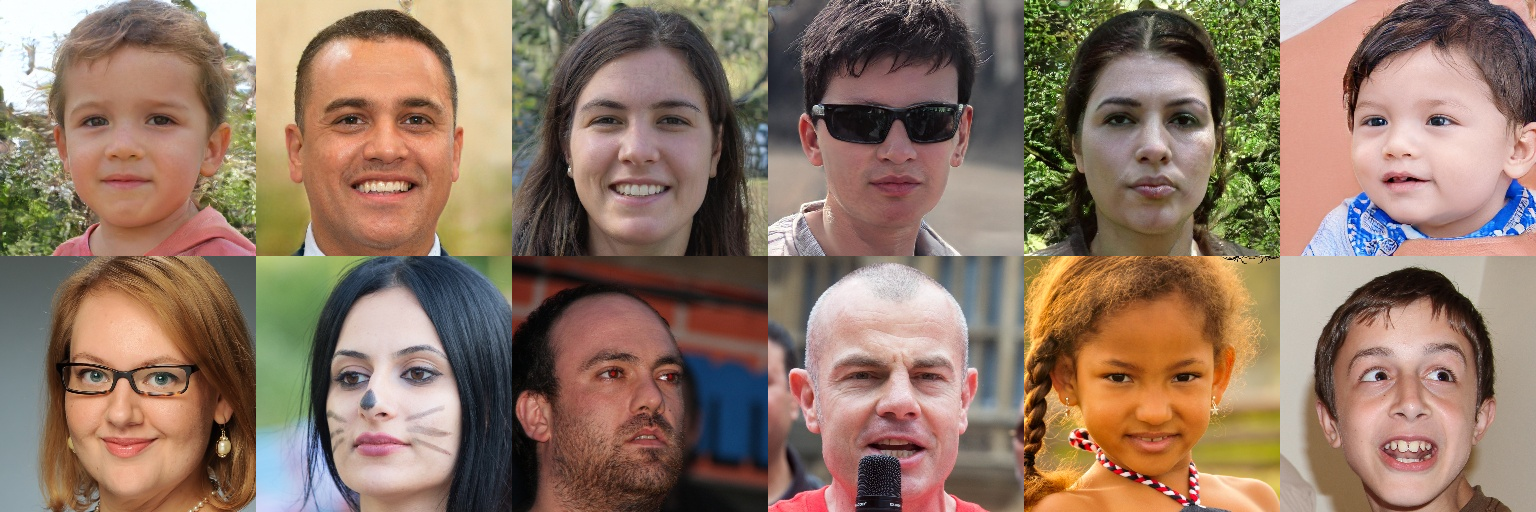
#> input picture ml/sample_sheet.png, 1536 x 512 px; its folder holds only this picture in this run
$ python -i detect.py   (imports and definitions only)
#> lines starting #> are read from the running program, lines starting #| are printed output that depends on the picture
#> further down, picture is the input picture: shape (512, 1536, 3); mean B, G, R 101.1, 118.2, 143.4
"""Face and eye localisation, with a graceful ladder of backends.

Why this file exists: the prototype modules this project inherited all call
``cv2.data.haarcascades`` directly at import time. OpenCV 5 dropped the bundled
cascade XML files, so on a current install those modules raise before they
analyse anything. Detection is therefore isolated here, behind one interface,
with an explicit fallback ladder:

1. **YuNet** (``cv2.FaceDetectorYN``) if an ONNX model is available. Best
   quality and it returns eye landmarks directly, so no second cascade pass.
2. **Haar cascades** from ``cv2.data`` when OpenCV ships them.
3. **Abstain** -- report that detection is unavailable rather than crashing.

Set ``SENTINEL_YUNET_MODEL`` to a YuNet ONNX path to enable backend 1.
"""

from __future__ import annotations

import os
from dataclasses import dataclass, field

import cv2
import numpy as np

YUNET_ENV = "SENTINEL_YUNET_MODEL"


@dataclass
class EyeRegion:
    """An axis-aligned eye box in full-image coordinates."""

    x: int
    y: int
    w: int
    h: int
    #: Landmark centre if the backend supplied one, else the box centre.
    cx: float = 0.0
    cy: float = 0.0

    def clamp(self, width: int, height: int) -> "EyeRegion":
        x = max(0, min(width - 1, self.x))
        y = max(0, min(height - 1, self.y))
        w = max(1, min(width - x, self.w))
        h = max(1, min(height - y, self.h))
        return EyeRegion(x, y, w, h, self.cx, self.cy)


@dataclass
class FaceDetection:
    x: int
    y: int
    w: int
    h: int
    score: float = 1.0
    eyes: list[EyeRegion] = field(default_factory=list)
    backend: str = ""

    @property
    def area(self) -> int:
        return self.w * self.h


class DetectorUnavailable(RuntimeError):
    """No detection backend could be initialised on this install."""


class FaceEyeDetector:
    """Locates the most prominent face and its two eyes."""

    def __init__(self, yunet_model: str | None = None) -> None:
        self.backend = "none"
        self._yunet = None
        self._face_cascade = None
        self._eye_cascade = None

        model = yunet_model or os.environ.get(YUNET_ENV)
        if model and os.path.exists(model) and hasattr(cv2, "FaceDetectorYN"):
            try:
                self._yunet = cv2.FaceDetectorYN.create(
                    model, "", (320, 320), 0.7, 0.3, 5000
                )
                self.backend = "yunet"
            except cv2.error:
                self._yunet = None

        if self._yunet is None:
            haar = getattr(getattr(cv2, "data", None), "haarcascades", None)
            if haar and os.path.isdir(haar):
                fc = os.path.join(haar, "haarcascade_frontalface_default.xml")
                ec = os.path.join(haar, "haarcascade_eye.xml")
                if os.path.exists(fc) and os.path.exists(ec):
                    face = cv2.CascadeClassifier(fc)
                    eye = cv2.CascadeClassifier(ec)
                    if not face.empty() and not eye.empty():
                        self._face_cascade = face
                        self._eye_cascade = eye
                        self.backend = "haar"

    @property
    def available(self) -> bool:
        return self.backend != "none"

    def detect(self, bgr: np.ndarray) -> FaceDetection | None:
        """Return the largest detected face, or None. Never raises on no-face."""
        if not self.available:
            raise DetectorUnavailable(
                "No face detector available. Install opencv-python-headless<5 "
                f"for bundled Haar cascades, or set {YUNET_ENV} to a YuNet "
                "ONNX model."
            )
        if self.backend == "yunet":
            return self._detect_yunet(bgr)
        return self._detect_haar(bgr)

    # -- backends --------------------------------------------------------
    def _detect_yunet(self, bgr: np.ndarray) -> FaceDetection | None:
        h, w = bgr.shape[:2]
        self._yunet.setInputSize((w, h))
        _, faces = self._yunet.detect(bgr)
        if faces is None or len(faces) == 0:
            return None
        # Columns: x, y, w, h, then 5 landmark pairs, then score.
        best = max(faces, key=lambda f: float(f[2]) * float(f[3]))
        fx, fy, fw, fh = (int(round(v)) for v in best[:4])
        eye_span = max(6, int(round(fw * 0.18)))
        eyes: list[EyeRegion] = []
        for i in (0, 1):  # right-eye, left-eye landmarks
            ex, ey = float(best[4 + i * 2]), float(best[5 + i * 2])
            eyes.append(
                EyeRegion(
                    x=int(round(ex - eye_span / 2)),
                    y=int(round(ey - eye_span / 2)),
                    w=eye_span,
                    h=eye_span,
                    cx=ex,
                    cy=ey,
                ).clamp(w, h)
            )
        eyes.sort(key=lambda e: e.x)
        return FaceDetection(fx, fy, fw, fh, float(best[-1]), eyes, "yunet")

    def _detect_haar(self, bgr: np.ndarray) -> FaceDetection | None:
        gray = cv2.cvtColor(bgr, cv2.COLOR_BGR2GRAY)
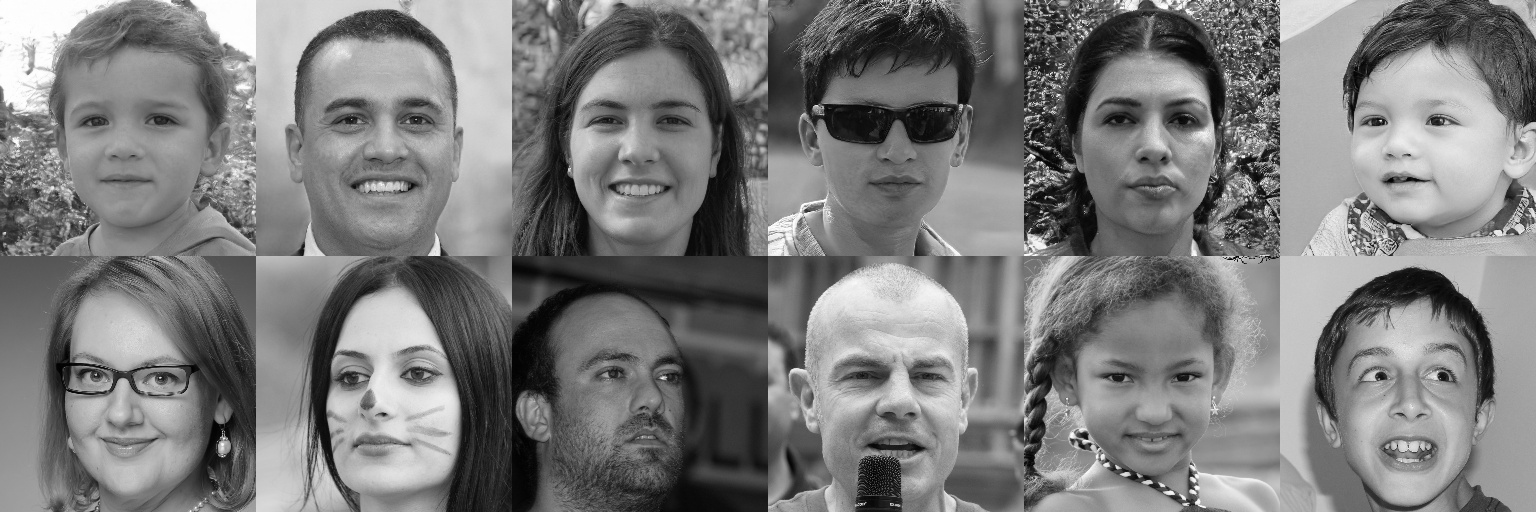
#> gray: shape (512, 1536); min 0, max 255, mean 123.8
        gray = cv2.equalizeHist(gray)
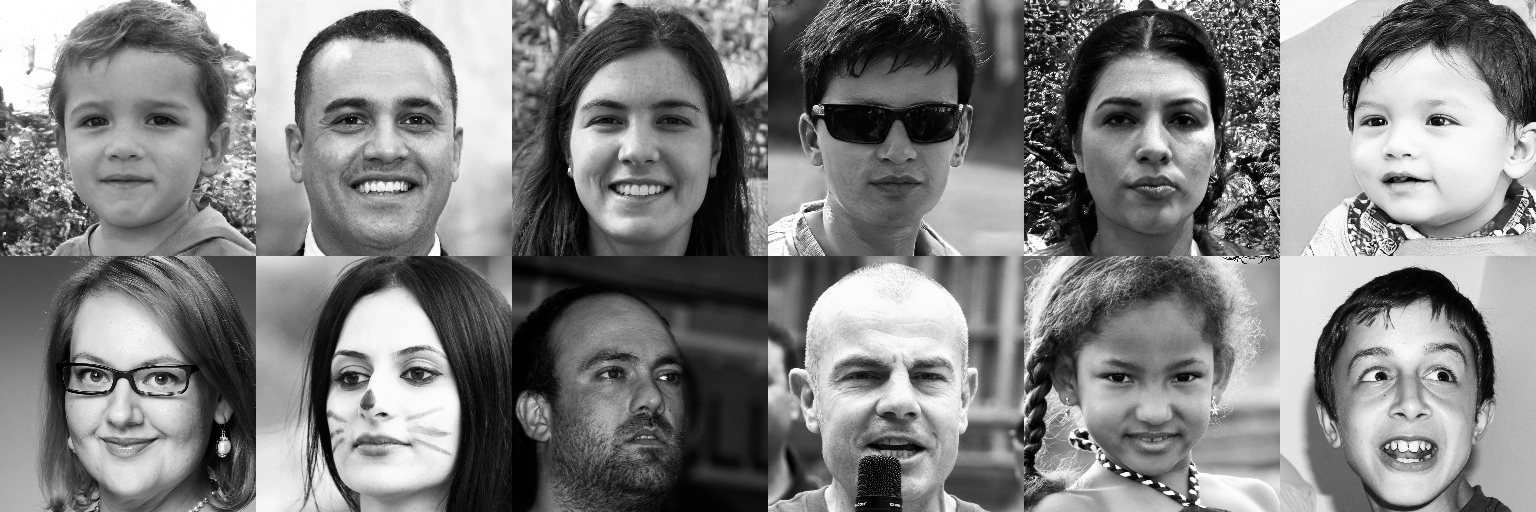
#> gray: shape (512, 1536); min 0, max 255, mean 128.1
        h, w = gray.shape[:2]
#> h = 512; w = 1536
        min_face = max(40, int(min(h, w) * 0.18))
#> min_face = 92
        faces = self._face_cascade.detectMultiScale(
            gray, scaleFactor=1.1, minNeighbors=5, minSize=(min_face, min_face)
        )
#> faces = [[559, 308, 172, 172], [42, 315, 170, 170], [541, 48, 184, 184], [1065, 50, 177, 177], [39, 49, 178, 178], [806, 59, 178, 178], [1323, 312, 180, 180], [295, 303, 182, 182], [807, 302, 182, 182], [289, 43, 193, 193], [1323, 51, 177, 177], [1066, 311, 176, 176]]
        if len(faces) == 0:
            return None
        fx, fy, fw, fh = max(faces, key=lambda b: int(b[2]) * int(b[3]))
#> fx = 289; fy = 43; fw = 193; fh = 193

        # Eyes sit in the upper ~60% of the face box; searching only there
        # removes most nostril/mouth false positives the eye cascade makes.
        roi_h = int(fh * 0.6)
#> roi_h = 115
        roi = gray[fy : fy + roi_h, fx : fx + fw]
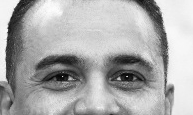
#> roi: shape (115, 193); min 5, max 252, mean 171.9
        raw = self._eye_cascade.detectMultiScale(
            roi,
            scaleFactor=1.05,
            minNeighbors=6,
            minSize=(max(12, int(fw * 0.10)), max(12, int(fw * 0.10))),
        )
#> raw = [[102, 56, 43, 43], [37, 53, 47, 47]]
        eyes = [
            EyeRegion(
                x=fx + int(ex),
                y=fy + int(ey),
                w=int(ew),
                h=int(eh),
                cx=fx + ex + ew / 2.0,
                cy=fy + ey + eh / 2.0,
            ).clamp(w, h)
            for (ex, ey, ew, eh) in raw
        ]
#> eyes = 2 items
        # Keep the two largest, then order left-to-right in viewer space.
        eyes.sort(key=lambda e: e.w * e.h, reverse=True)
        eyes = sorted(eyes[:2], key=lambda e: e.x)
        return FaceDetection(
            int(fx), int(fy), int(fw), int(fh), 1.0, eyes, "haar"
        )


_SHARED: FaceEyeDetector | None = None


def shared_detector() -> FaceEyeDetector:
    """Process-wide detector; cascade loading is slow enough to matter."""
    global _SHARED
    if _SHARED is None:
        _SHARED = FaceEyeDetector()
    return _SHARED

>>> import cv2
>>> picture = cv2.imread('../ml/sample_sheet.png')
>>> result = FaceEyeDetector().detect(picture)
